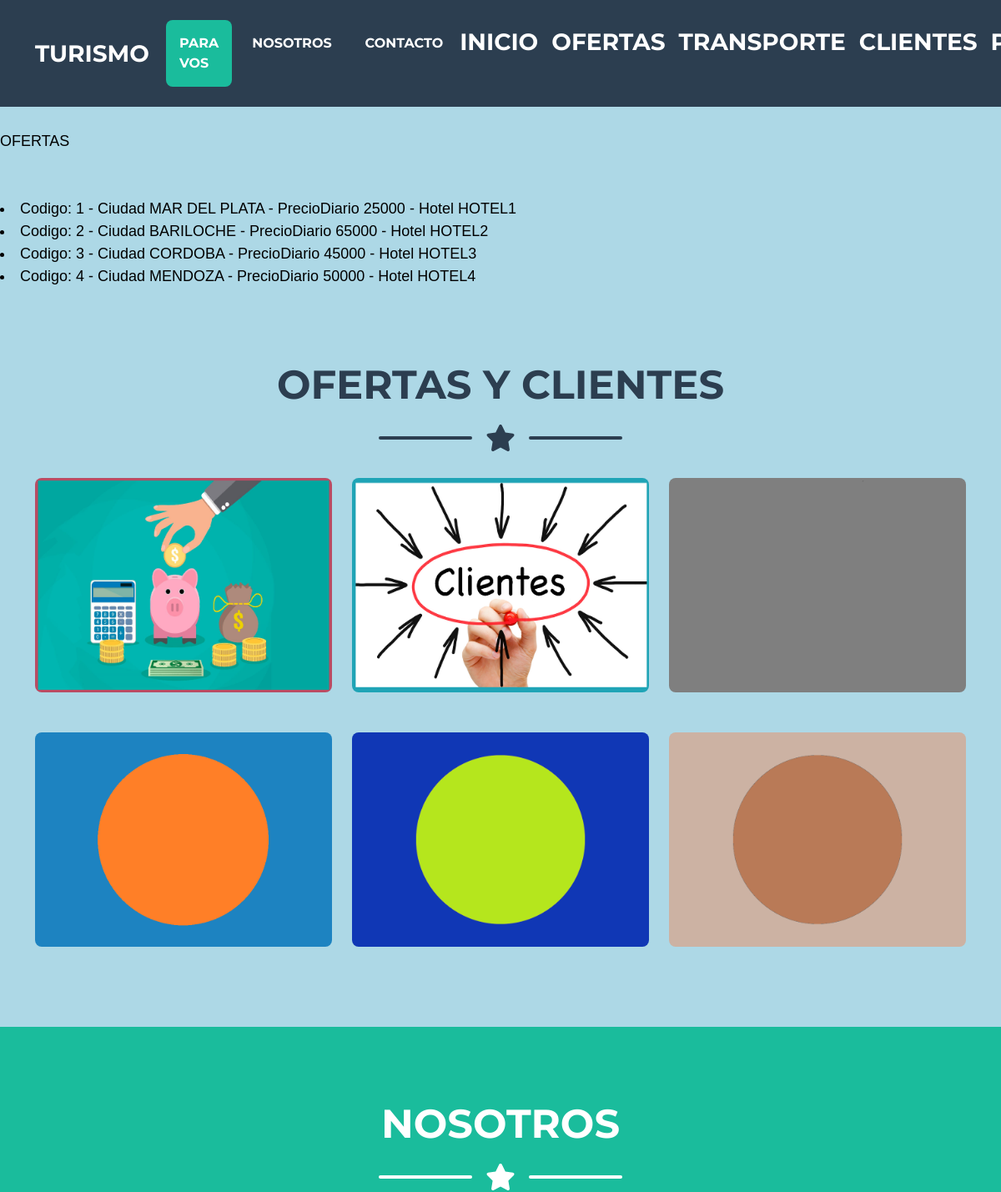
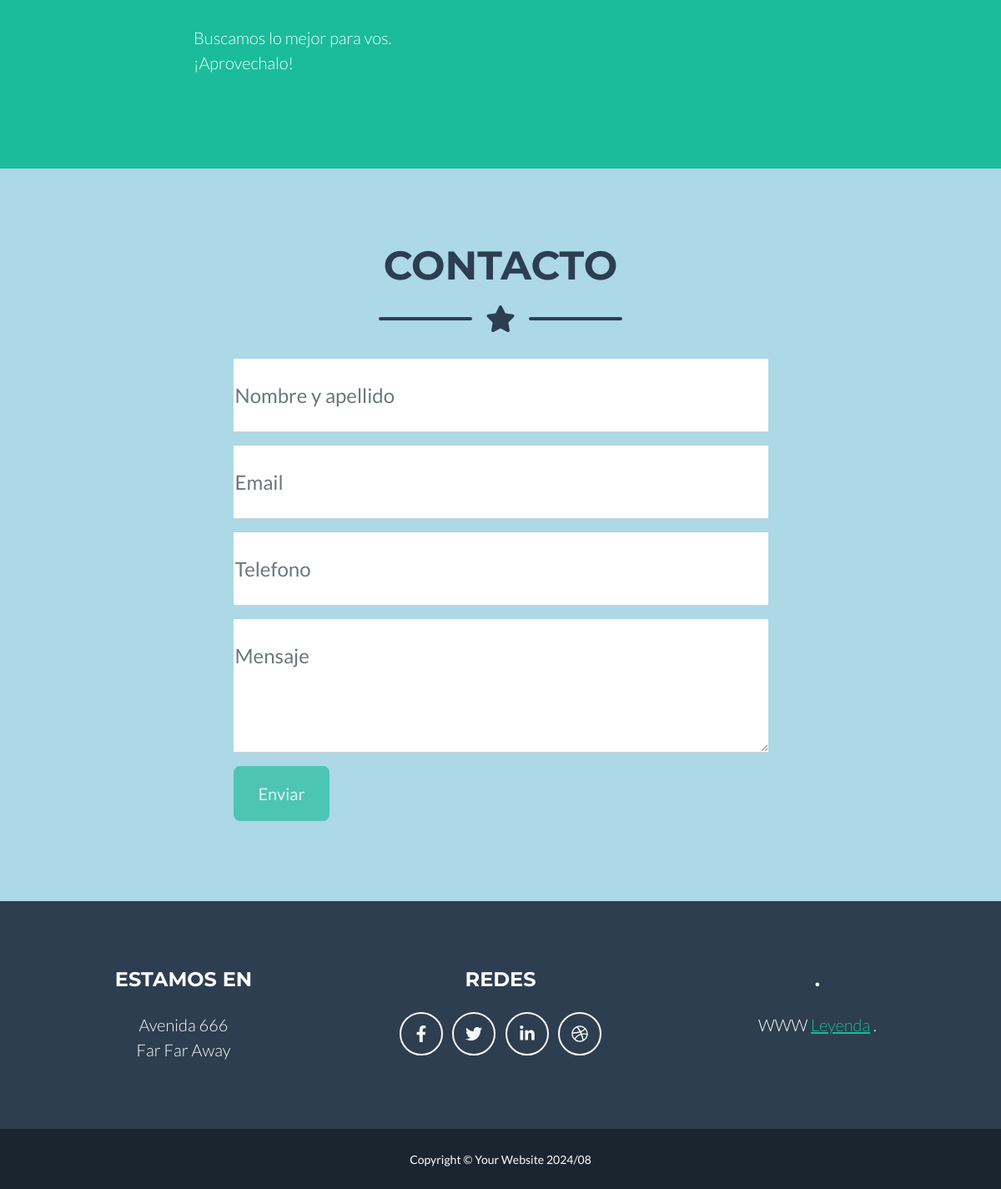
Screenshot of /ofertas/ with the database file from the repository (2 pictures, top to bottom).
### App01/models.py (models this page shows)
class Destino(models.Model):
    codigo = models.IntegerField()
    nombre = models.CharField(max_length=30)
    ubicacion = models.CharField(max_length=30)
    contacto = models.EmailField()
    hotel = models.CharField(max_length=30)
    precio = models.IntegerField()
    def __str__(self):
        return f"Codigo: {self.codigo} - Ciudad {self.nombre} - PrecioDiario {self.precio} - Hotel {self.hotel}"

### App01/views.py (the view)
# urls.py: path('ofertas/', views.ofertas, name="Ofertas"),
def ofertas(request):
    ofertas = Destino.objects.all()
    contexto = {"ofertas": ofertas}
    return render(request, "App01/ofertas.html", contexto)

### App01/templates/App01/ofertas.html (shortened to what this page needs)
<!DOCTYPE html>
{% extends "App01/_base.html" %}
{% load static %}
{% block Cambia %}
<body>
    <font color="Black" face="arial" size=4&gt>
<br />
<br />
<br />
<br />
OFERTAS <br /> <br /> <br />
{% for p in ofertas %}
<li>{{p}}</li>
{% endfor %}
</font>
</body>
{% endblock %}

### rows the page displays
Destino: codigo+nombre+precio "Codigo: 1 - Ciudad MAR DEL PLATA - PrecioDiario 25000 - Hotel HOTEL1"
Destino: codigo+nombre+precio "Codigo: 2 - Ciudad BARILOCHE - PrecioDiario 65000 - Hotel HOTEL2"
Destino: codigo+nombre+precio "Codigo: 3 - Ciudad CORDOBA - PrecioDiario 45000 - Hotel HOTEL3"
Destino: codigo+nombre+precio "Codigo: 4 - Ciudad MENDOZA - PrecioDiario 50000 - Hotel HOTEL4"
